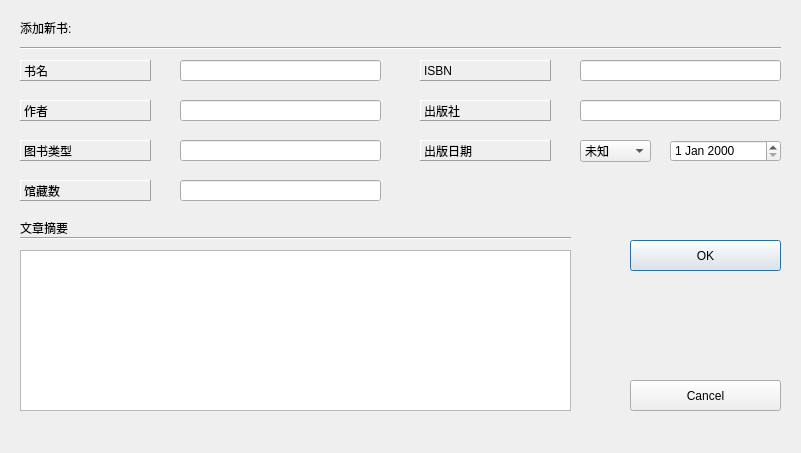
<?xml version="1.0" encoding="UTF-8"?>
<ui version="4.0">
 <class>AddBookDialog_For_Admin</class>
 <widget class="QDialog" name="AddBookDialog_For_Admin">
  <property name="geometry">
   <rect>
    <x>0</x>
    <y>0</y>
    <width>801</width>
    <height>453</height>
   </rect>
  </property>
  <property name="windowTitle">
   <string>Dialog</string>
  </property>
  <widget class="Line" name="line">
   <property name="geometry">
    <rect>
     <x>20</x>
     <y>40</y>
     <width>761</width>
     <height>16</height>
    </rect>
   </property>
   <property name="orientation">
    <enum>Qt::Horizontal</enum>
   </property>
  </widget>
  <widget class="QLabel" name="label_2">
   <property name="geometry">
    <rect>
     <x>20</x>
     <y>20</y>
     <width>91</width>
     <height>16</height>
    </rect>
   </property>
   <property name="text">
    <string>添加新书:</string>
   </property>
  </widget>
  <widget class="QLabel" name="label_3">
   <property name="geometry">
    <rect>
     <x>20</x>
     <y>60</y>
     <width>131</width>
     <height>21</height>
    </rect>
   </property>
   <property name="frameShape">
    <enum>QFrame::Panel</enum>
   </property>
   <property name="frameShadow">
    <enum>QFrame::Raised</enum>
   </property>
   <property name="text">
    <string>书名</string>
   </property>
  </widget>
  <widget class="QLineEdit" name="lineEdit_name">
   <property name="geometry">
    <rect>
     <x>180</x>
     <y>60</y>
     <width>201</width>
     <height>21</height>
    </rect>
   </property>
  </widget>
  <widget class="QLabel" name="label_4">
   <property name="geometry">
    <rect>
     <x>420</x>
     <y>60</y>
     <width>131</width>
     <height>21</height>
    </rect>
   </property>
   <property name="frameShape">
    <enum>QFrame::Panel</enum>
   </property>
   <property name="frameShadow">
    <enum>QFrame::Raised</enum>
   </property>
   <property name="text">
    <string>ISBN</string>
   </property>
  </widget>
  <widget class="QLineEdit" name="lineEdit_isbn">
   <property name="geometry">
    <rect>
     <x>580</x>
     <y>60</y>
     <width>201</width>
     <height>21</height>
    </rect>
   </property>
  </widget>
  <widget class="QLabel" name="label_5">
   <property name="geometry">
    <rect>
     <x>20</x>
     <y>100</y>
     <width>131</width>
     <height>21</height>
    </rect>
   </property>
   <property name="frameShape">
    <enum>QFrame::Panel</enum>
   </property>
   <property name="frameShadow">
    <enum>QFrame::Raised</enum>
   </property>
   <property name="text">
    <string>作者</string>
   </property>
  </widget>
  <widget class="QLineEdit" name="lineEdit_book_type">
   <property name="geometry">
    <rect>
     <x>180</x>
     <y>140</y>
     <width>201</width>
     <height>21</height>
    </rect>
   </property>
  </widget>
  <widget class="QLabel" name="label_6">
   <property name="geometry">
    <rect>
     <x>420</x>
     <y>140</y>
     <width>131</width>
     <height>21</height>
    </rect>
   </property>
   <property name="frameShape">
    <enum>QFrame::Panel</enum>
   </property>
   <property name="frameShadow">
    <enum>QFrame::Raised</enum>
   </property>
   <property name="text">
    <string>出版日期</string>
   </property>
  </widget>
  <widget class="QDateEdit" name="dateEdit">
   <property name="geometry">
    <rect>
     <x>670</x>
     <y>140</y>
     <width>111</width>
     <height>22</height>
    </rect>
   </property>
  </widget>
  <widget class="QComboBox" name="comboBox_is_date_unknown">
   <property name="geometry">
    <rect>
     <x>580</x>
     <y>140</y>
     <width>71</width>
     <height>22</height>
    </rect>
   </property>
   <item>
    <property name="text">
     <string>未知</string>
    </property>
   </item>
   <item>
    <property name="text">
     <string>已知</string>
    </property>
   </item>
  </widget>
  <widget class="QPushButton" name="pushButton_ok">
   <property name="geometry">
    <rect>
     <x>630</x>
     <y>240</y>
     <width>151</width>
     <height>31</height>
    </rect>
   </property>
   <property name="text">
    <string>OK</string>
   </property>
  </widget>
  <widget class="QPushButton" name="pushButton_cancel">
   <property name="geometry">
    <rect>
     <x>630</x>
     <y>380</y>
     <width>151</width>
     <height>31</height>
    </rect>
   </property>
   <property name="text">
    <string>Cancel</string>
   </property>
  </widget>
  <widget class="QLabel" name="label_8">
   <property name="geometry">
    <rect>
     <x>20</x>
     <y>180</y>
     <width>131</width>
     <height>21</height>
    </rect>
   </property>
   <property name="frameShape">
    <enum>QFrame::Panel</enum>
   </property>
   <property name="frameShadow">
    <enum>QFrame::Raised</enum>
   </property>
   <property name="text">
    <string>馆藏数</string>
   </property>
  </widget>
  <widget class="QLineEdit" name="lineEdit_num_total">
   <property name="geometry">
    <rect>
     <x>180</x>
     <y>180</y>
     <width>201</width>
     <height>21</height>
    </rect>
   </property>
  </widget>
  <widget class="QLabel" name="label_book_type">
   <property name="geometry">
    <rect>
     <x>20</x>
     <y>140</y>
     <width>131</width>
     <height>21</height>
    </rect>
   </property>
   <property name="frameShape">
    <enum>QFrame::Panel</enum>
   </property>
   <property name="frameShadow">
    <enum>QFrame::Raised</enum>
   </property>
   <property name="text">
    <string>图书类型</string>
   </property>
  </widget>
  <widget class="QLineEdit" name="lineEdit_author">
   <property name="geometry">
    <rect>
     <x>180</x>
     <y>100</y>
     <width>201</width>
     <height>21</height>
    </rect>
   </property>
  </widget>
  <widget class="QLabel" name="label_book_type_2">
   <property name="geometry">
    <rect>
     <x>420</x>
     <y>100</y>
     <width>131</width>
     <height>21</height>
    </rect>
   </property>
   <property name="frameShape">
    <enum>QFrame::Panel</enum>
   </property>
   <property name="frameShadow">
    <enum>QFrame::Raised</enum>
   </property>
   <property name="text">
    <string>出版社</string>
   </property>
  </widget>
  <widget class="QLineEdit" name="lineEdit_publisher">
   <property name="geometry">
    <rect>
     <x>580</x>
     <y>100</y>
     <width>201</width>
     <height>21</height>
    </rect>
   </property>
  </widget>
  <widget class="QTextEdit" name="textEdit">
   <property name="geometry">
    <rect>
     <x>20</x>
     <y>250</y>
     <width>551</width>
     <height>161</height>
    </rect>
   </property>
  </widget>
  <widget class="QLabel" name="label">
   <property name="geometry">
    <rect>
     <x>20</x>
     <y>220</y>
     <width>72</width>
     <height>15</height>
    </rect>
   </property>
   <property name="text">
    <string>文章摘要</string>
   </property>
  </widget>
  <widget class="Line" name="line_2">
   <property name="geometry">
    <rect>
     <x>20</x>
     <y>230</y>
     <width>551</width>
     <height>16</height>
    </rect>
   </property>
   <property name="orientation">
    <enum>Qt::Horizontal</enum>
   </property>
  </widget>
 </widget>
 <resources/>
 <connections>
  <connection>
   <sender>pushButton_cancel</sender>
   <signal>clicked()</signal>
   <receiver>AddBookDialog_For_Admin</receiver>
   <slot>close()</slot>
   <hints>
    <hint type="sourcelabel">
     <x>706</x>
     <y>283</y>
    </hint>
    <hint type="destinationlabel">
     <x>400</x>
     <y>167</y>
    </hint>
   </hints>
  </connection>
 </connections>
</ui>
